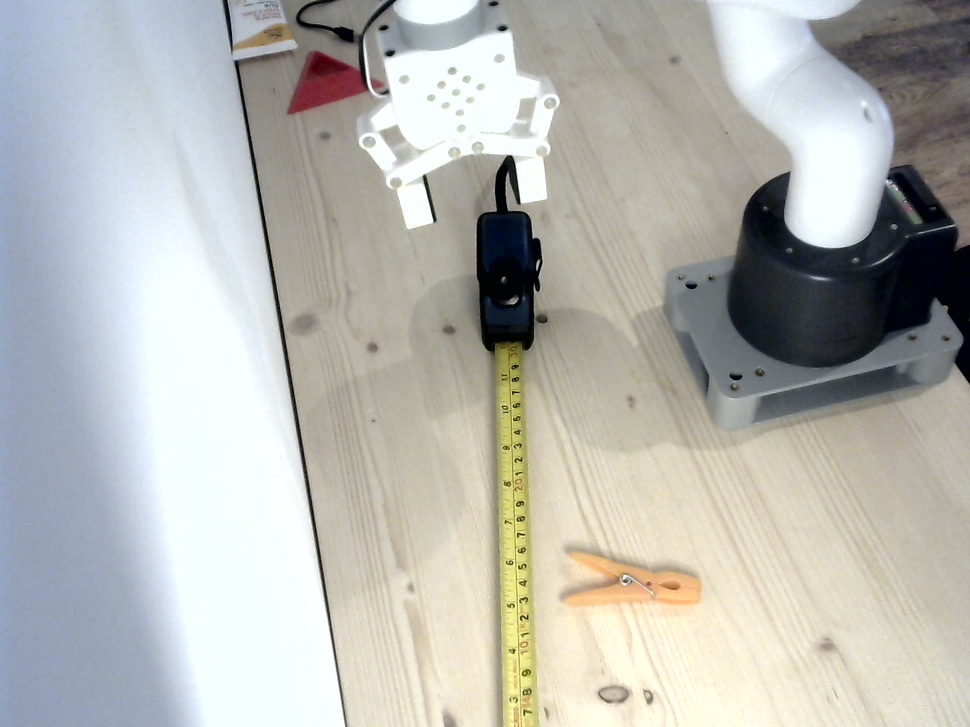
#> input picture experiments/camera-calib/tape-2026-10-08/tape1.jpg, 970 x 727 px, shrunk from 1280 x 960 before the run
$ python -i ticks.py   (imports and definitions only)
#> lines starting #> are read from the running program, lines starting #| are printed output that depends on the picture; after the words box and inside, x2 and y2 are one past the last pixel; in counts of white or black regions, pixels touching at a corner belong together
#> further down, picture is the input picture: shape (727, 970, 3); mean B, G, R 177.7, 183, 182.6
### experiments/camera-calib/tool/strip.py
"""Find the tape (yellow) in an image and resample it as a straight strip (length along the tape x width)."""
import numpy as np, cv2

def tape_strip(img, width_pad=6, step=0.5):
#> called with width_pad = 6, step = 0.5
    hsv = cv2.cvtColor(img, cv2.COLOR_BGR2HSV)
#> hsv: shape (727, 970, 3); mean H, S, V 60.7, 35, 190.9
    m = cv2.inRange(hsv, (18, 70, 110), (42, 255, 255))
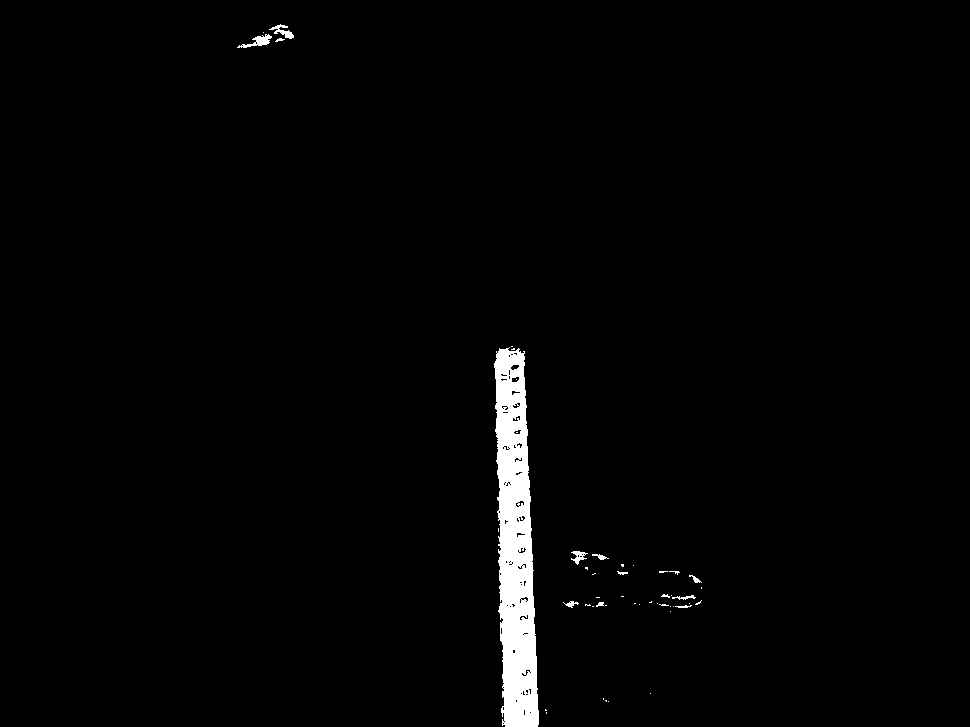
#> m: shape (727, 970); 1.8% white; 48 white regions (35 under 20 px), largest, box (x1, y1, x2, y2) and area: (494, 347, 539, 727) 11751, (237, 34, 272, 48) 192, (269, 24, 294, 39) 145
    m = cv2.morphologyEx(m, cv2.MORPH_OPEN, np.ones((5, 5), np.uint8))
#> m: shape (727, 970); 1.6% white; 3 white regions, box (x1, y1, x2, y2) and area: (494, 349, 539, 727) 11353, (256, 37, 268, 45) 92, (285, 31, 292, 38) 47
    m = cv2.morphologyEx(m, cv2.MORPH_CLOSE, np.ones((9, 9), np.uint8))
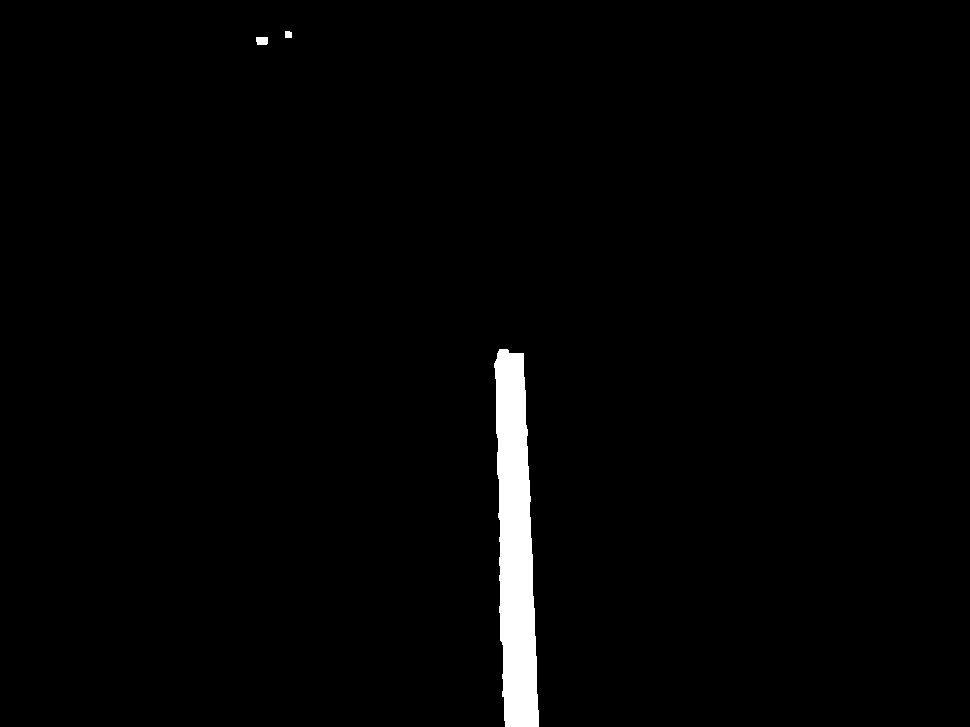
#> m: shape (727, 970); 1.7% white; 3 white regions, box (x1, y1, x2, y2) and area: (494, 349, 539, 727) 12095, (256, 37, 268, 45) 92, (285, 31, 292, 38) 47
    n, lab, st, _ = cv2.connectedComponentsWithStats(m)
#> lab: shape (727, 970) int32; 4 distinct labels, from 0 to 3
#> n = 4; st = [[0, 0, 970, 727, 692956], [285, 31, 7, 7, 47], [256, 37, 12, 8, 92], [494, 349, 45, 378, 12095]]
    k = 1 + np.argmax(st[1:, 4]); ys, xs = np.nonzero(lab == k)
#> after `k = 1 + np.argmax(st[1:, 4])`: k = 3
#> after `ys, xs = np.nonzero(lab == k)`: ys = 12095 values from 349 to 726; xs = 12095 values, max 538 at index 11540, min 494 at index 317, mean 515.1
    P = np.c_[xs, ys].astype(float); c = P.mean(0)
#> after `P = np.c_[xs, ys].astype(float)`: P = 12095 pairs, first value 494 to 538, second value 349 to 726
#> after `c = P.mean(0)`: c = [515.1, 545.2]
    _, _, Vt = np.linalg.svd(P - c, full_matrices=False); u = Vt[0]
#> after `_, _, Vt = np.linalg.svd(P - c, full_matrices=False)`: Vt = [[0.0328, 0.999], [-0.999, 0.0328]]
#> after `u = Vt[0]`: u = [0.0328, 0.999]
    if u[0] < 0: u = -u
    nrm = np.array([-u[1], u[0]])
#> nrm = [-0.999, 0.0328]
    s = (P - c) @ u; w = (P - c) @ nrm
#> after `s = (P - c) @ u`: s = 12095 values, max 181.4 at index 12094, min -196.7 at index 0, mean 4.81e-15
#> after `w = (P - c) @ nrm`: w = 12095 values, max 18.28 at index 8135, min -17.48 at index 11540, mean 2.28e-14
    # centre line w(s) as a quadratic (lens distortion bends straight lines a little); edges from the mask
    bins = np.arange(s.min(), s.max(), 8.0)
    sc, wc, hw = [], [], []
    for a in bins:
        sel = (s >= a) & (s < a + 8)
        if sel.sum() > 20:
            sc.append(a + 4); wc.append((np.percentile(w[sel], 2) + np.percentile(w[sel], 98)) / 2)
            hw.append((np.percentile(w[sel], 98) - np.percentile(w[sel], 2)) / 2)
#> after the loop, hw = 48 values, max 16.99 at index 32, min 12.95 at index 0, mean 15.46; sc = 48 values from -192.7 to 183.3; wc = 48 values, max 1.11 at index 32, min -1.14 at index 0, mean -0.0521
    sc, wc, hw = map(np.array, (sc, wc, hw))
    pc = np.polyfit(sc, wc, 2); half = np.median(hw)
#> after `pc = np.polyfit(sc, wc, 2)`: pc = [-9.22e-06, 0.000289, 0.0626]
#> after `half = np.median(hw)`: half = 15.27
    ss = np.arange(sc.min() + 4, sc.max() - 4, step)
#> ss = 736 values from -188.7 to 178.8
    ws = np.arange(-half - width_pad, half + width_pad + 0.01, 0.5)
#> ws = 86 values from -21.27 to 21.23
    # local frame: centre point and normal from the polynomial
    cen = c[None, :] + ss[:, None] * u[None, :] + np.polyval(pc, ss)[:, None] * nrm[None, :]
#> cen = 736 pairs, first value 509.2 to 521.1, second value 356.7 to 724
    dw = np.polyval(np.polyder(pc), ss)
#> dw = 736 values, max 0.00377 at index 0, min -0.00301 at index 735, mean 0.000379
    tang = u[None, :] + dw[:, None] * nrm[None, :]; tang /= np.linalg.norm(tang, axis=1)[:, None]
#> after `tang = u[None, :] + dw[:, None] * nrm[None, :]`: tang = 736 pairs, first value 0.0291 to 0.0358, second value 0.999 to 1
    nn = np.c_[-tang[:, 1], tang[:, 0]]
#> nn = 736 pairs, first value -1 to -0.999, second value 0.0291 to 0.0358
    mapx = (cen[:, 0][None, :] + ws[:, None] * nn[:, 0][None, :]).astype(np.float32)
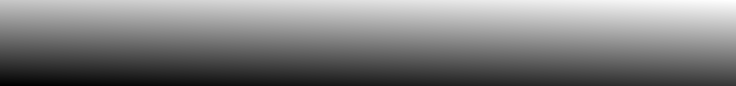
#> mapx: shape (86, 736) float32; min 488, max 542.4, mean 515; drawn with min black and max white
    mapy = (cen[:, 1][None, :] + ws[:, None] * nn[:, 1][None, :]).astype(np.float32)
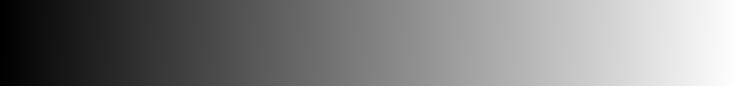
#> mapy: shape (86, 736) float32; min 356.1, max 724.7, mean 540.3; drawn with min black and max white
    strip = cv2.remap(img, mapx, mapy, cv2.INTER_LINEAR)
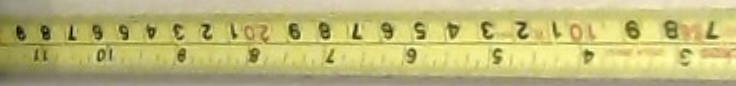
#> strip: shape (86, 736, 3); mean B, G, R 120.5, 184.8, 191
    return dict(strip=strip, ss=ss, ws=ws, cen=cen, nn=nn, half=half, mapx=mapx, mapy=mapy)

### experiments/camera-calib/tool/ticks.py
"""Find the cm digits along a tape: one dark blob per cm (the digits of the cm scale), so the spacing of the
detections is 10 mm. Returns the image points (on the tape centre line) and their cm index (relative)."""
import numpy as np, cv2
from scipy.signal import find_peaks
from strip import tape_strip

def local_period(p, lo=6, hi=70):
    p = p - p.mean(); ac = np.correlate(p, p, 'full')[len(p) - 1:]; ac /= ac[0] + 1e-9
    k = lo + np.argmax(ac[lo:hi]); return k, ac[k]

def detect(img, step=0.5):
    r = tape_strip(img, step=step)
#> r = 8 items
    S = cv2.cvtColor(r['strip'], cv2.COLOR_BGR2GRAY).astype(float)
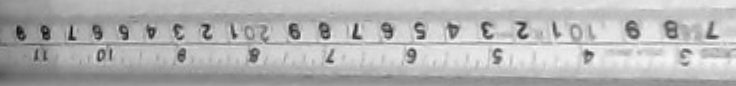
#> S: shape (86, 736) float64; min 14, max 246, mean 179.3
    ws, half = r['ws'], r['half']
#> ws = 86 values from -21.27 to 21.23; half = 15.27
    inside = np.abs(ws) < half * 0.92
    dark = 255 - S
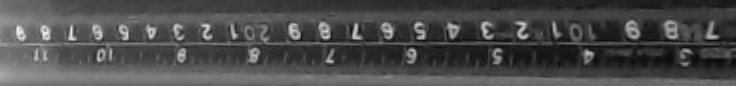
#> dark: shape (86, 736) float64; min 9, max 241, mean 75.7
    # pick the band (one half of the tape) whose profile is most periodic: the cm digits
    best = None
    for side in (-1, 1):
        rows = inside & (side * ws > half * 0.05) & (side * ws < half * 0.75)
        prof = dark[rows].mean(0)
        prof = prof - cv2.GaussianBlur(prof[None, :], (0, 0), 25)[0]          # remove slow shading
        n = len(prof); score = 0; per = []
        for a in range(0, n - 160, 80):
            k, v = local_period(prof[a:a + 160], lo=12, hi=min(150, 159)); score += v; per.append((a + 80, k))
        if best is None or score > best[0]: best = (score, side, prof, per)
#> this loop made 2 passes
#> n on passes 1 to 2: 736, 736
    _, side, prof, per = best
#> side = -1; prof = 736 values, max 78.63 at index 355, min -35.79 at index 655, mean -0.00886; per = [(80, 26), (160, 27), (240, 29), (320, 31), (400, 32), (480, 34), (560, 108), (640, 40)]
    prof = cv2.GaussianBlur(prof[None, :], (0, 0), 1.5)[0]
#> prof = 736 values, max 61.2 at index 521, min -35.36 at index 654, mean -0.011
    # expected period along the strip (smooth fit of the local estimates), then peaks at least 0.6 period apart
    pa = np.array(per, float)
#> pa = [[80, 26], [160, 27], [240, 29], [320, 31], [400, 32], [480, 34], [560, 108], [640, 40]]
    good = pa[:, 1] > 8
#> good = [True, True, True, True, True, True, True, True]
    cf = np.polyfit(pa[good, 0], pa[good, 1], 1) if good.sum() >= 2 else [0, np.median(pa[:, 1])]
#> cf = [0.0772, 13.07]
    period = np.polyval(cf, np.arange(len(prof)))
#> period = 736 values from 13.07 to 69.84
    pk, _ = find_peaks(prof, distance=max(4, int(0.6 * period.min())), prominence=np.std(prof) * 0.4)
#> pk = 26 values from 19 to 710
    pk = [p for p in pk if 0.25 * period[p] < p < len(prof) - 0.25 * period[p]]
    # consecutive indices: a gap of ~2 periods means one missed digit; drop peaks closer than 0.6 period
    idx, keep = [0], [pk[0]]
#> idx = [0]; keep = [19]
    for p in pk[1:]:
        g = (p - keep[-1]) / period[p]
        if g < 0.6: continue
        idx.append(idx[-1] + max(1, int(round(g)))); keep.append(p)
#> this loop made 25 passes
#> (p, g) on passes 1 to 8: (45, 1.57), (71, 1.4), (98, 1.31), (125, 1.19), (150, 1.01), (176, 0.975), (206, 1.04), (233, 0.869)
#> after the loop, idx = [0, 2, 3, 4, 5, 6, 7, 8, 9, 10, 11, 12, 13, 14, 15, 16, 17, 18, 19, 20, 21, 22]; keep = [19, 45, 71, 98, 125, 150, 176, 206, 233, 263, 292, 325, 355, 389, 420, 451, 485, 521, 555, 630, 669, 710]
    keep = np.array(keep)
#> keep = 22 values from 19 to 710
    pts = r['cen'][keep]                        # on the centre line of the tape
#> pts = 22 rows, first 8: [509.5, 366.2], [509.9, 379.2], [510.3, 392.2], [510.7, 405.6], [511.1, 419.1], [511.5, 431.6], [511.9, 444.6], [512.3, 459.6]
    return dict(pts=pts, idx=np.array(idx), period=period[keep] / (1 / step), side=side, strip=r)

>>> import cv2
>>> picture = cv2.imread('../tape-2026-10-08/tape1.jpg')
>>> result = detect(picture)
#> result = 5 items

$ run again, on experiments/camera-calib/tape-2026-10-08/tape2.jpg
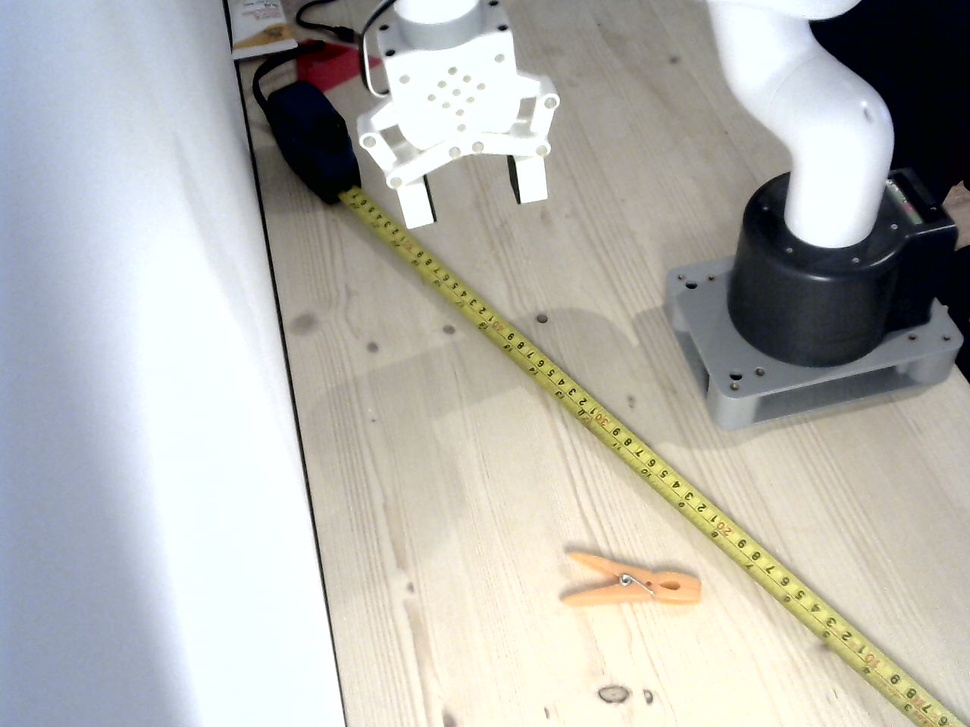
#> input picture experiments/camera-calib/tape-2026-10-08/tape2.jpg, 970 x 727 px, shrunk from 1280 x 960 before the run
#> picture is the input picture: shape (727, 970, 3); mean B, G, R 175.1, 180.1, 180.3
#> hsv: shape (727, 970, 3); mean H, S, V 61.8, 42.2, 188.4
#> in tape_strip, `n, lab, st, _ = cv2.connectedComponentsWithStats(m)`:
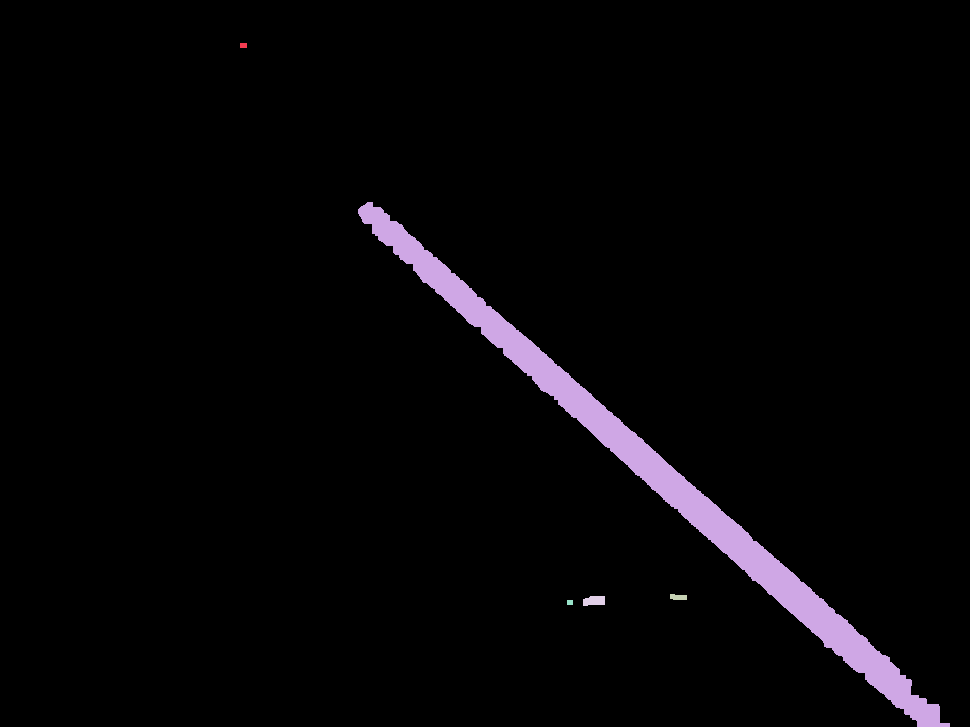
#> lab: shape (727, 970) int32; 6 distinct labels, from 0 to 5; one colour per label, 0 black
#> in tape_strip, `n, lab, st, _ = cv2.connectedComponentsWithStats(m)`: n = 6; st = [[0, 0, 970, 727, 683179], [240, 43, 7, 5, 35], [358, 202, 592, 525, 21671], [670, 594, 17, 6, 87], [583, 596, 22, 10, 188], [567, 600, 6, 5, 30]]
#> in tape_strip, `k = 1 + np.argmax(st[1:, 4])`: k = 2
#> P = 21671 pairs, first value 358 to 949, second value 202 to 726
#> c = [658.7, 474]
#> Vt = [[0.744, 0.668], [-0.668, 0.744]]
#> u = [0.744, 0.668]
#> nrm = [-0.668, 0.744]
#> after the loop in tape_strip, `for a in bins:`: hw = 98 values, max 15.71 at index 79, min 4.56 at index 97, mean 13.37; sc = 98 values from -396.8 to 379.2; wc = 98 values, max 2.8 at index 92, min -3.42 at index 97, mean -0.0281
#> pc = [-4.59e-06, -0.000129, 0.206]
#> in tape_strip, `half = np.median(hw)`: half = 13.85
#> ss = 1536 values from -392.8 to 374.7
#> in tape_strip, `ws = np.arange(-half - width_pad, half + width_pad + 0.01, 0.5)`: ws = 80 values from -19.85 to 19.65
#> cen = 1536 pairs, first value 366.6 to 937.9, second value 211.4 to 723.9
#> dw = 1536 values, max 0.00348 at index 0, min -0.00357 at index 1535, mean -4.56e-05
#> tang = 1536 pairs, first value 0.742 to 0.747, second value 0.665 to 0.67
#> nn = 1536 pairs, first value -0.67 to -0.665, second value 0.742 to 0.747
#> r = 8 items
#> in detect, `ws, half = r['ws'], r['half']`: ws = 80 values from -19.85 to 19.65; half = 13.85
#> in detect, `dark = 255 - S`:
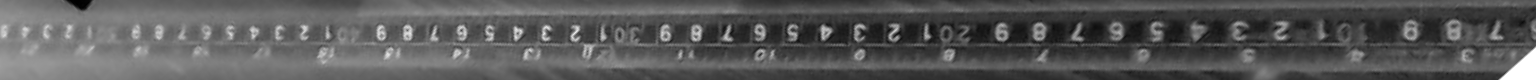
#> dark: shape (80, 1536) float64; min 0, max 255, mean 89.7
#> the loop in detect, `for side in (-1, 1):` made 2 passes
#> n on passes 1 to 2: 1536, 1536
#> in detect, `_, side, prof, per = best`: side = -1; prof = 1536 values, max 79.02 at index 823, min -38.9 at index 1437, mean 0.0192; per = [(80, 22), (160, 23), (240, 24), (320, 25), (400, 27), (480, 28), (560, 28), (640, 30), (720, 32), (800, 33), (880, 34), (960, 109), (1040, 38), (1120, 39), (1200, 40), (1280, 41), (1360, 129), (1440, 44)]
#> in detect, `prof = cv2.GaussianBlur(prof[None, :], (0, 0), 1.5)[0]`: prof = 1536 values, max 61.45 at index 823, min -37.46 at index 1436, mean 0.0215
#> pa = 18 rows, first 8: [80, 22], [160, 23], [240, 24], [320, 25], [400, 27], [480, 28], [560, 28], [640, 30]
#> cf = [0.038, 12.56]
#> period = 1536 values from 12.56 to 70.9
#> pk = 50 values from 24 to 1496
#> in detect, `idx, keep = [0], [pk[0]]`: idx = [0]; keep = [24]
#> the loop in detect, `for p in pk[1:]:` made 49 passes
#> (p, g) on passes 1 to 8: (46, 1.54), (68, 1.45), (89, 1.32), (112, 1.37), (136, 1.35), (159, 1.24), (182, 1.18), (207, 1.22)
#> after the loop in detect, `for p in pk[1:]:`: idx = 46 values from 0 to 47; keep = 46 values from 24 to 1457
#> pts = 46 pairs, first value 375.5 to 908.8, second value 219.4 to 697.9
#> result = 5 items
